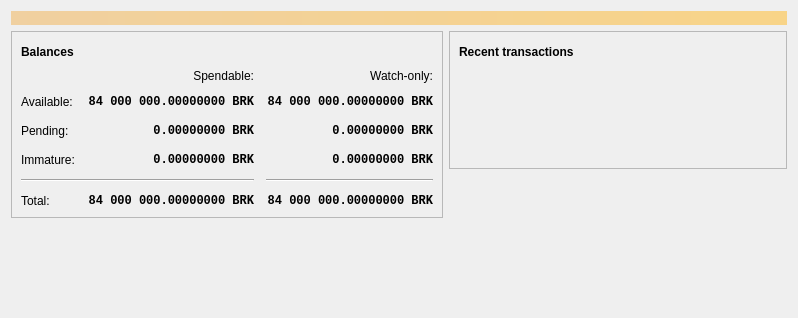
<?xml version="1.0" encoding="UTF-8"?>
<ui version="4.0">
 <class>OverviewPage</class>
 <widget class="QWidget" name="OverviewPage">
  <property name="geometry">
   <rect>
    <x>0</x>
    <y>0</y>
    <width>798</width>
    <height>318</height>
   </rect>
  </property>
  <property name="windowTitle">
   <string>Form</string>
  </property>
  <layout class="QVBoxLayout" name="topLayout">
   <item>
    <widget class="QLabel" name="labelAlerts">
     <property name="visible">
      <bool>false</bool>
     </property>
     <property name="styleSheet">
      <string notr="true">QLabel { background-color: qlineargradient(x1: 0, y1: 0, x2: 1, y2: 0, stop:0 #F0D0A0, stop:1 #F8D488); color:#000000; }</string>
     </property>
     <property name="wordWrap">
      <bool>true</bool>
     </property>
     <property name="margin">
      <number>3</number>
     </property>
     <property name="textInteractionFlags">
      <set>Qt::TextSelectableByMouse</set>
     </property>
    </widget>
   </item>
   <item>
    <layout class="QHBoxLayout" name="horizontalLayout" stretch="1,1">
     <item>
      <layout class="QVBoxLayout" name="verticalLayout_2">
       <item>
        <widget class="QFrame" name="frame">
         <property name="frameShape">
          <enum>QFrame::StyledPanel</enum>
         </property>
         <property name="frameShadow">
          <enum>QFrame::Raised</enum>
         </property>
         <layout class="QVBoxLayout" name="verticalLayout_4">
          <item>
           <layout class="QHBoxLayout" name="horizontalLayout_4">
            <item>
             <widget class="QLabel" name="label_5">
              <property name="font">
               <font>
                <weight>75</weight>
                <bold>true</bold>
               </font>
              </property>
              <property name="text">
               <string>Balances</string>
              </property>
             </widget>
            </item>
            <item>
             <widget class="QPushButton" name="labelWalletStatus">
              <property name="enabled">
               <bool>true</bool>
              </property>
              <property name="maximumSize">
               <size>
                <width>30</width>
                <height>16777215</height>
               </size>
              </property>
              <property name="toolTip">
               <string>The displayed information may be out of date. Your wallet automatically synchronizes with the BedrockCoin network after a connection is established, but this process has not completed yet.</string>
              </property>
              <property name="text">
               <string/>
              </property>
              <property name="icon">
               <iconset resource="../bitcoin.qrc">
                <normaloff>:/icons/warning</normaloff>
                <disabledoff>:/icons/warning</disabledoff>:/icons/warning</iconset>
              </property>
              <property name="iconSize">
               <size>
                <width>24</width>
                <height>24</height>
               </size>
              </property>
              <property name="flat">
               <bool>true</bool>
              </property>
             </widget>
            </item>
            <item>
             <spacer name="horizontalSpacer_3">
              <property name="orientation">
               <enum>Qt::Horizontal</enum>
              </property>
              <property name="sizeHint" stdset="0">
               <size>
                <width>40</width>
                <height>20</height>
               </size>
              </property>
             </spacer>
            </item>
           </layout>
          </item>
          <item>
           <layout class="QGridLayout" name="gridLayout">
            <property name="spacing">
             <number>12</number>
            </property>
            <item row="2" column="2">
             <widget class="QLabel" name="labelWatchPending">
              <property name="font">
               <font>
                <family>Monospace</family>
                <weight>75</weight>
                <bold>true</bold>
               </font>
              </property>
              <property name="cursor">
               <cursorShape>IBeamCursor</cursorShape>
              </property>
              <property name="toolTip">
               <string>Unconfirmed transactions to watch-only addresses</string>
              </property>
              <property name="text">
               <string notr="true">0.00000000 BRK</string>
              </property>
              <property name="alignment">
               <set>Qt::AlignRight|Qt::AlignTrailing|Qt::AlignVCenter</set>
              </property>
              <property name="textInteractionFlags">
               <set>Qt::LinksAccessibleByMouse|Qt::TextSelectableByKeyboard|Qt::TextSelectableByMouse</set>
              </property>
             </widget>
            </item>
            <item row="2" column="1">
             <widget class="QLabel" name="labelUnconfirmed">
              <property name="font">
               <font>
                <family>Monospace</family>
                <weight>75</weight>
                <bold>true</bold>
               </font>
              </property>
              <property name="cursor">
               <cursorShape>IBeamCursor</cursorShape>
              </property>
              <property name="toolTip">
               <string>Total of transactions that have yet to be confirmed, and do not yet count toward the spendable balance</string>
              </property>
              <property name="text">
               <string notr="true">0.00000000 BRK</string>
              </property>
              <property name="alignment">
               <set>Qt::AlignRight|Qt::AlignTrailing|Qt::AlignVCenter</set>
              </property>
              <property name="textInteractionFlags">
               <set>Qt::LinksAccessibleByMouse|Qt::TextSelectableByKeyboard|Qt::TextSelectableByMouse</set>
              </property>
             </widget>
            </item>
            <item row="3" column="2">
             <widget class="QLabel" name="labelWatchImmature">
              <property name="font">
               <font>
                <family>Monospace</family>
                <weight>75</weight>
                <bold>true</bold>
               </font>
              </property>
              <property name="cursor">
               <cursorShape>IBeamCursor</cursorShape>
              </property>
              <property name="toolTip">
               <string>Mined balance in watch-only addresses that has not yet matured</string>
              </property>
              <property name="text">
               <string notr="true">0.00000000 BRK</string>
              </property>
              <property name="alignment">
               <set>Qt::AlignRight|Qt::AlignTrailing|Qt::AlignVCenter</set>
              </property>
              <property name="textInteractionFlags">
               <set>Qt::LinksAccessibleByMouse|Qt::TextSelectableByKeyboard|Qt::TextSelectableByMouse</set>
              </property>
             </widget>
            </item>
            <item row="4" column="0" colspan="2">
             <widget class="Line" name="line">
              <property name="orientation">
               <enum>Qt::Horizontal</enum>
              </property>
             </widget>
            </item>
            <item row="4" column="2">
             <widget class="Line" name="lineWatchBalance">
              <property name="sizePolicy">
               <sizepolicy hsizetype="Preferred" vsizetype="Fixed">
                <horstretch>0</horstretch>
                <verstretch>0</verstretch>
               </sizepolicy>
              </property>
              <property name="minimumSize">
               <size>
                <width>140</width>
                <height>0</height>
               </size>
              </property>
              <property name="orientation">
               <enum>Qt::Horizontal</enum>
              </property>
             </widget>
            </item>
            <item row="5" column="0">
             <widget class="QLabel" name="labelTotalText">
              <property name="text">
               <string>Total:</string>
              </property>
             </widget>
            </item>
            <item row="3" column="1">
             <widget class="QLabel" name="labelImmature">
              <property name="font">
               <font>
                <family>Monospace</family>
                <weight>75</weight>
                <bold>true</bold>
               </font>
              </property>
              <property name="cursor">
               <cursorShape>IBeamCursor</cursorShape>
              </property>
              <property name="toolTip">
               <string>Mined balance that has not yet matured</string>
              </property>
              <property name="text">
               <string notr="true">0.00000000 BRK</string>
              </property>
              <property name="alignment">
               <set>Qt::AlignRight|Qt::AlignTrailing|Qt::AlignVCenter</set>
              </property>
              <property name="textInteractionFlags">
               <set>Qt::LinksAccessibleByMouse|Qt::TextSelectableByKeyboard|Qt::TextSelectableByMouse</set>
              </property>
             </widget>
            </item>
            <item row="2" column="3">
             <spacer name="horizontalSpacer_2">
              <property name="orientation">
               <enum>Qt::Horizontal</enum>
              </property>
              <property name="sizeHint" stdset="0">
               <size>
                <width>40</width>
                <height>20</height>
               </size>
              </property>
             </spacer>
            </item>
            <item row="3" column="0">
             <widget class="QLabel" name="labelImmatureText">
              <property name="text">
               <string>Immature:</string>
              </property>
             </widget>
            </item>
            <item row="5" column="1">
             <widget class="QLabel" name="labelTotal">
              <property name="font">
               <font>
                <family>Monospace</family>
                <weight>75</weight>
                <bold>true</bold>
               </font>
              </property>
              <property name="cursor">
               <cursorShape>IBeamCursor</cursorShape>
              </property>
              <property name="toolTip">
               <string>Your current total balance</string>
              </property>
              <property name="text">
               <string notr="true">84 000 000.00000000 BRK</string>
              </property>
              <property name="alignment">
               <set>Qt::AlignRight|Qt::AlignTrailing|Qt::AlignVCenter</set>
              </property>
              <property name="textInteractionFlags">
               <set>Qt::LinksAccessibleByMouse|Qt::TextSelectableByKeyboard|Qt::TextSelectableByMouse</set>
              </property>
             </widget>
            </item>
            <item row="5" column="2">
             <widget class="QLabel" name="labelWatchTotal">
              <property name="font">
               <font>
                <family>Monospace</family>
                <weight>75</weight>
                <bold>true</bold>
               </font>
              </property>
              <property name="cursor">
               <cursorShape>IBeamCursor</cursorShape>
              </property>
              <property name="toolTip">
               <string>Current total balance in watch-only addresses</string>
              </property>
              <property name="text">
               <string notr="true">84 000 000.00000000 BRK</string>
              </property>
              <property name="alignment">
               <set>Qt::AlignRight|Qt::AlignTrailing|Qt::AlignVCenter</set>
              </property>
              <property name="textInteractionFlags">
               <set>Qt::LinksAccessibleByMouse|Qt::TextSelectableByKeyboard|Qt::TextSelectableByMouse</set>
              </property>
             </widget>
            </item>
            <item row="0" column="2">
             <widget class="QLabel" name="labelWatchonly">
              <property name="text">
               <string>Watch-only:</string>
              </property>
              <property name="alignment">
               <set>Qt::AlignRight|Qt::AlignTrailing|Qt::AlignVCenter</set>
              </property>
             </widget>
            </item>
            <item row="1" column="0">
             <widget class="QLabel" name="labelBalanceText">
              <property name="text">
               <string>Available:</string>
              </property>
             </widget>
            </item>
            <item row="1" column="1">
             <widget class="QLabel" name="labelBalance">
              <property name="font">
               <font>
                <family>Monospace</family>
                <weight>75</weight>
                <bold>true</bold>
               </font>
              </property>
              <property name="cursor">
               <cursorShape>IBeamCursor</cursorShape>
              </property>
              <property name="toolTip">
               <string>Your current spendable balance</string>
              </property>
              <property name="text">
               <string notr="true">84 000 000.00000000 BRK</string>
              </property>
              <property name="alignment">
               <set>Qt::AlignRight|Qt::AlignTrailing|Qt::AlignVCenter</set>
              </property>
              <property name="textInteractionFlags">
               <set>Qt::LinksAccessibleByMouse|Qt::TextSelectableByKeyboard|Qt::TextSelectableByMouse</set>
              </property>
             </widget>
            </item>
            <item row="1" column="2">
             <widget class="QLabel" name="labelWatchAvailable">
              <property name="font">
               <font>
                <family>Monospace</family>
                <weight>75</weight>
                <bold>true</bold>
               </font>
              </property>
              <property name="cursor">
               <cursorShape>IBeamCursor</cursorShape>
              </property>
              <property name="toolTip">
               <string>Your current balance in watch-only addresses</string>
              </property>
              <property name="text">
               <string notr="true">84 000 000.00000000 BRK</string>
              </property>
              <property name="alignment">
               <set>Qt::AlignRight|Qt::AlignTrailing|Qt::AlignVCenter</set>
              </property>
              <property name="textInteractionFlags">
               <set>Qt::LinksAccessibleByMouse|Qt::TextSelectableByKeyboard|Qt::TextSelectableByMouse</set>
              </property>
             </widget>
            </item>
            <item row="2" column="0">
             <widget class="QLabel" name="labelPendingText">
              <property name="text">
               <string>Pending:</string>
              </property>
             </widget>
            </item>
            <item row="0" column="1">
             <widget class="QLabel" name="labelSpendable">
              <property name="text">
               <string>Spendable:</string>
              </property>
              <property name="alignment">
               <set>Qt::AlignRight|Qt::AlignTrailing|Qt::AlignVCenter</set>
              </property>
             </widget>
            </item>
           </layout>
          </item>
         </layout>
        </widget>
       </item>
       <item>
        <spacer name="verticalSpacer">
         <property name="orientation">
          <enum>Qt::Vertical</enum>
         </property>
         <property name="sizeHint" stdset="0">
          <size>
           <width>20</width>
           <height>40</height>
          </size>
         </property>
        </spacer>
       </item>
      </layout>
     </item>
     <item>
      <layout class="QVBoxLayout" name="verticalLayout_3">
       <item>
        <widget class="QFrame" name="frame_2">
         <property name="frameShape">
          <enum>QFrame::StyledPanel</enum>
         </property>
         <property name="frameShadow">
          <enum>QFrame::Raised</enum>
         </property>
         <layout class="QVBoxLayout" name="verticalLayout">
          <item>
           <layout class="QHBoxLayout" name="horizontalLayout_2">
            <item>
             <widget class="QLabel" name="label_4">
              <property name="font">
               <font>
                <weight>75</weight>
                <bold>true</bold>
               </font>
              </property>
              <property name="text">
               <string>Recent transactions</string>
              </property>
             </widget>
            </item>
            <item>
             <widget class="QPushButton" name="labelTransactionsStatus">
              <property name="enabled">
               <bool>true</bool>
              </property>
              <property name="maximumSize">
               <size>
                <width>30</width>
                <height>16777215</height>
               </size>
              </property>
              <property name="toolTip">
               <string>The displayed information may be out of date. Your wallet automatically synchronizes with the BedrockCoin network after a connection is established, but this process has not completed yet.</string>
              </property>
              <property name="text">
               <string/>
              </property>
              <property name="icon">
               <iconset resource="../bitcoin.qrc">
                <normaloff>:/icons/warning</normaloff>
                <disabledoff>:/icons/warning</disabledoff>:/icons/warning</iconset>
              </property>
              <property name="iconSize">
               <size>
                <width>24</width>
                <height>24</height>
               </size>
              </property>
              <property name="flat">
               <bool>true</bool>
              </property>
             </widget>
            </item>
            <item>
             <spacer name="horizontalSpacer">
              <property name="orientation">
               <enum>Qt::Horizontal</enum>
              </property>
              <property name="sizeHint" stdset="0">
               <size>
                <width>40</width>
                <height>20</height>
               </size>
              </property>
             </spacer>
            </item>
           </layout>
          </item>
          <item>
           <widget class="TransactionOverviewWidget" name="listTransactions">
            <property name="styleSheet">
             <string notr="true">QListView { background: transparent; }</string>
            </property>
            <property name="frameShape">
             <enum>QFrame::NoFrame</enum>
            </property>
            <property name="verticalScrollBarPolicy">
             <enum>Qt::ScrollBarAlwaysOff</enum>
            </property>
            <property name="horizontalScrollBarPolicy">
             <enum>Qt::ScrollBarAlwaysOff</enum>
            </property>
            <property name="sizeAdjustPolicy">
             <enum>QAbstractScrollArea::AdjustToContents</enum>
            </property>
            <property name="selectionMode">
             <enum>QAbstractItemView::NoSelection</enum>
            </property>
            <property name="uniformItemSizes">
             <bool>true</bool>
            </property>
           </widget>
          </item>
         </layout>
        </widget>
       </item>
       <item>
        <spacer name="verticalSpacer_2">
         <property name="orientation">
          <enum>Qt::Vertical</enum>
         </property>
         <property name="sizeHint" stdset="0">
          <size>
           <width>20</width>
           <height>40</height>
          </size>
         </property>
        </spacer>
       </item>
      </layout>
     </item>
    </layout>
   </item>
  </layout>
 </widget>
 <customwidgets>
  <customwidget>
   <class>TransactionOverviewWidget</class>
   <extends>QListView</extends>
   <header>qt/transactionoverviewwidget.h</header>
  </customwidget>
 </customwidgets>
 <resources/>
 <connections/>
</ui>
